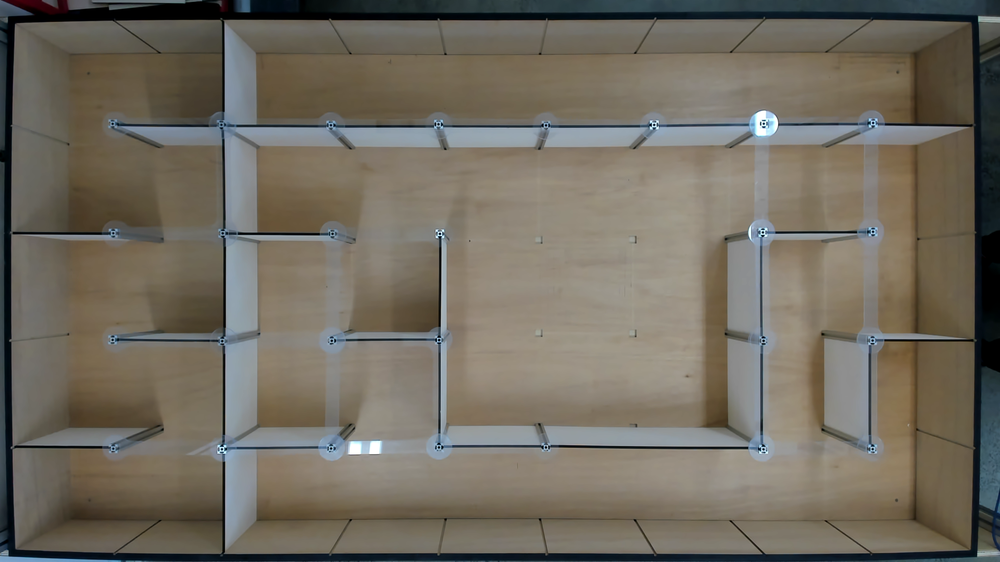
%> input picture Vision/maze1.png, 1000 x 562 px, shrunk from 1920 x 1080 before the run
$ octave Untitled.m   (GNU Octave 9; MATLAB toolbox functions it lacks are replaced by stand-ins)
%> lines starting %> are read from the running program, lines starting %| are printed output that depends on the picture; in (x1, y1, x2, y2) boxes, pixels count from 0 and x2, y2 are one past the last pixel; in counts of white or black regions, pixels touching at a corner belong together; the program's own positions count from 1
%> further down, I is the input picture: size 562x1000x3 uint8; mean R, G, B 113.3, 107.5, 96.1
### Vision/createMask.m
function [BW,maskedRGBImage] = createMask(RGB)
%createMask  Threshold RGB image using auto-generated code from colorThresholder app.
%  [BW,MASKEDRGBIMAGE] = createMask(RGB) thresholds image RGB using
%  auto-generated code from the colorThresholder app. The colorspace and
%  range for each channel of the colorspace were set within the app. The
%  segmentation mask is returned in BW, and a composite of the mask and
%  original RGB images is returned in maskedRGBImage.

% Auto-generated by colorThresholder app on 15-Jul-2019
%------------------------------------------------------


% Convert RGB image to chosen color space
I = rgb2hsv(RGB);
%> I: size 562x1000x3 double; mean H, S, V 0.191, 0.235, 0.458

% Define thresholds for channel 1 based on histogram settings
channel1Min = 0.000;
channel1Max = 1.000;

% Define thresholds for channel 2 based on histogram settings
channel2Min = 0.000;
channel2Max = 0.070;

% Define thresholds for channel 3 based on histogram settings
channel3Min = 0.000;
channel3Max = 1.000;

% Create mask based on chosen histogram thresholds
sliderBW = (I(:,:,1) >= channel1Min ) & (I(:,:,1) <= channel1Max) & ...
    (I(:,:,2) >= channel2Min ) & (I(:,:,2) <= channel2Max) & ...
    (I(:,:,3) >= channel3Min ) & (I(:,:,3) <= channel3Max);
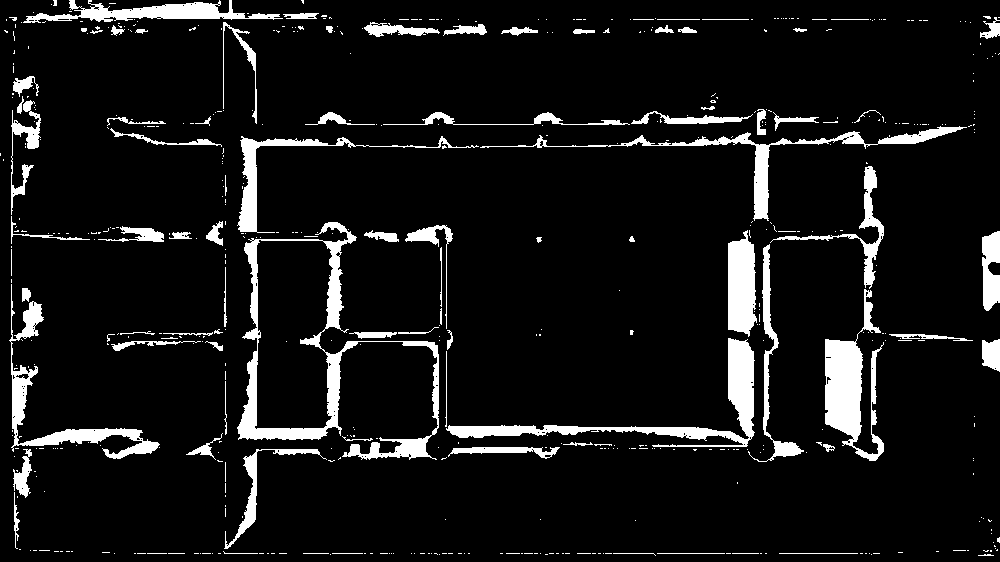
%> sliderBW: size 562x1000 logical; 8.5% white; 545 white regions (455 under 20 px), largest, box (x1, y1, x2, y2) and area: (237, 222, 439, 460) 6869, (446, 338, 755, 447) 4561, (825, 289, 884, 461) 4296
BW = sliderBW;

% Initialize output masked image based on input image.
maskedRGBImage = RGB;

% Set background pixels where BW is false to zero.
maskedRGBImage(repmat(~BW,[1 1 3])) = 0;
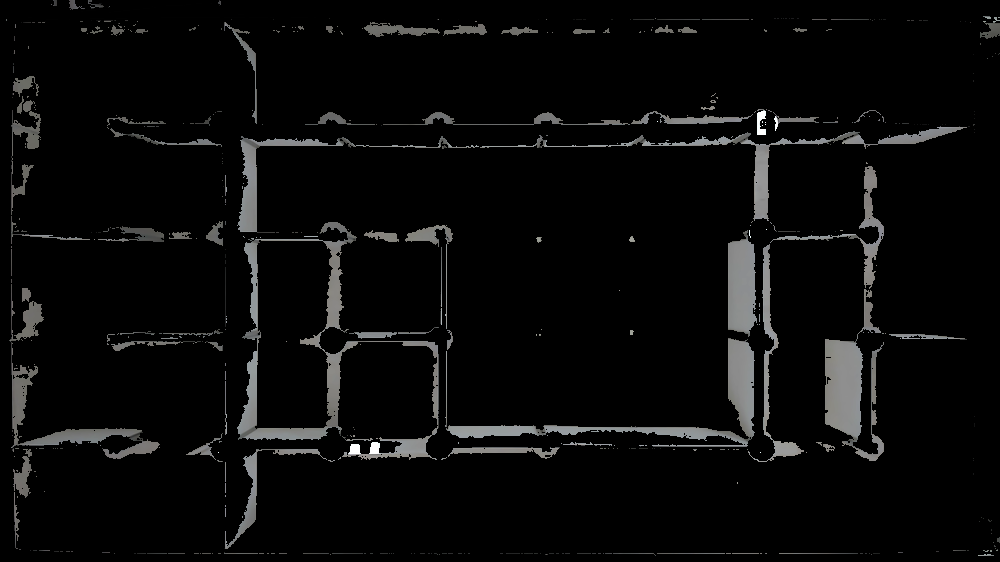
%> maskedRGBImage: size 562x1000x3 uint8; mean R, G, B 9.9, 10, 9.9

end

### Vision/Untitled.m
I = imread("maze1.png");

% I = rgb2gray(I);
[BW,maskedRGBImage] = createMask(I);
% I = bwareafilt()
% BW = imfill(BW, 'holes');
element = strel('disk', 14);
BW = imclose(BW, element);
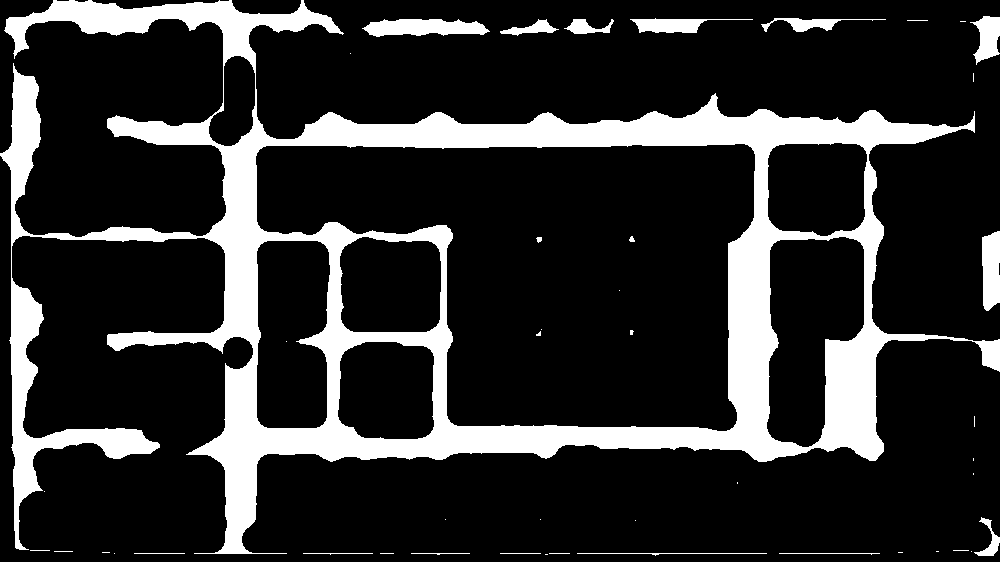
%> BW: size 562x1000 logical; 18.4% white; 45 white regions (25 under 20 px), largest, box (x1, y1, x2, y2) and area: (0, 0, 1000, 554) 96115, (362, 19, 490, 37) 1653, (982, 231, 1000, 311) 1263
% imGray = 255*uint8(BW);
BW = bwmorph(BW, 'skel', Inf);
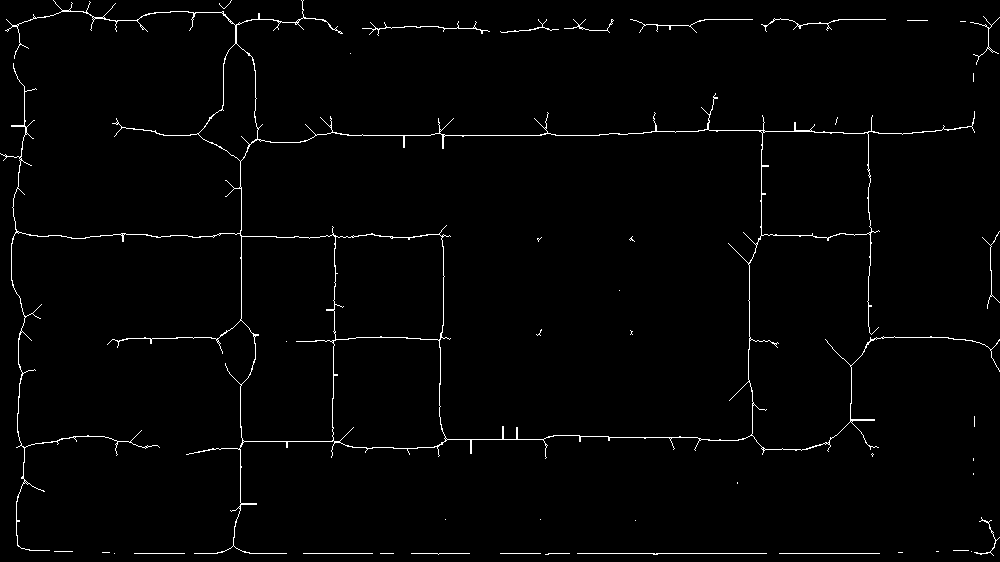
%> BW: size 562x1000 logical; 1.6% white in thin lines or dots
BW = bwmorph(BW, 'spur', 20);
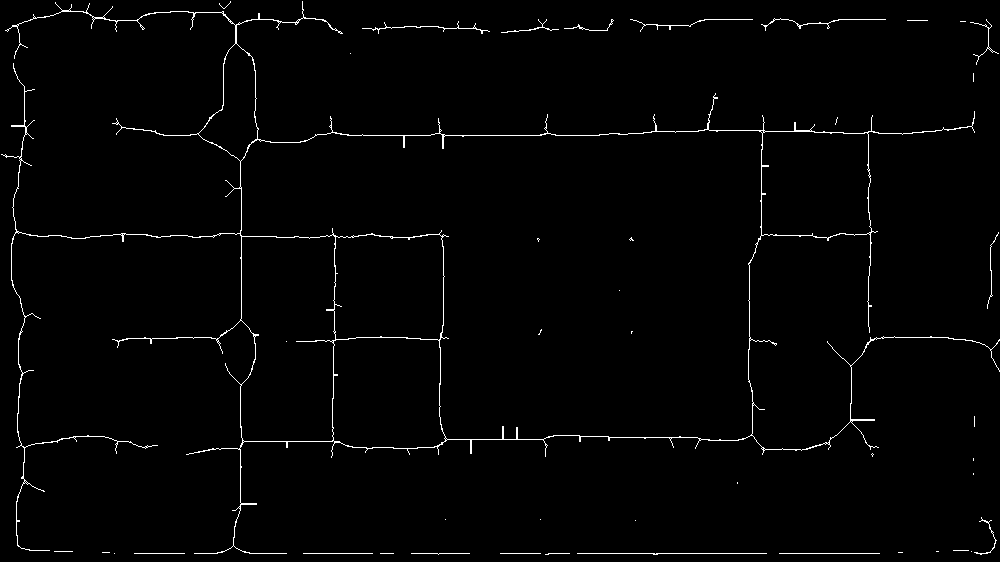
%> BW: size 562x1000 logical; 1.5% white in thin lines or dots
imshowpair(I, BW, 'montage');
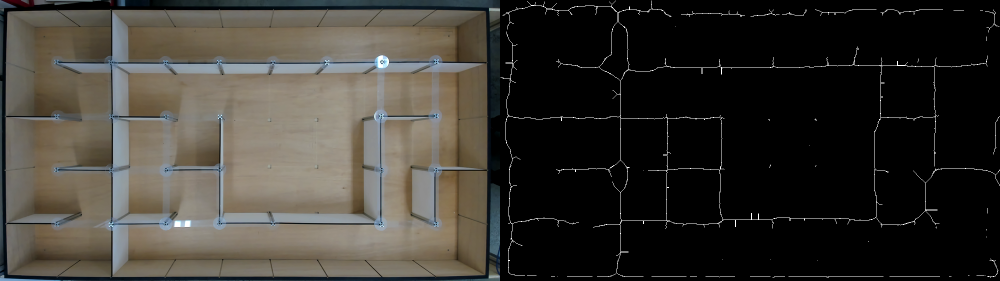
%> displayed picture: size 562x2000x3, on the screen's scale of 0 to 255 (shown at 1/2 size); mean R, G, B 58.6, 55.7, 50

$ run again, with Vision/houghlines5.jpg saved as Vision/maze1.png
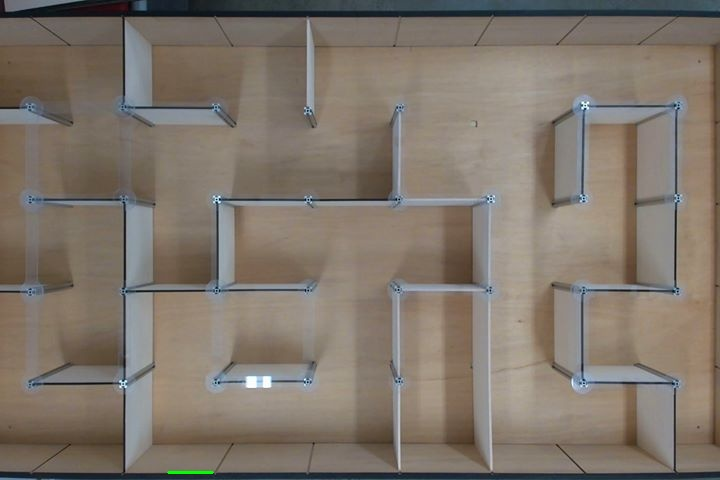
%> input picture Vision/houghlines5.jpg, 720 x 480 px
%> I is the input picture: size 480x720x3 uint8; mean R, G, B 127.2, 117.6, 107.4
%> I: size 480x720x3 double; mean H, S, V 0.164, 0.198, 0.508
%> in createMask, `sliderBW = (I(:,:,1) >= channel1Min ) & (I(:,:,1) <= channel1Max) & (I..`:
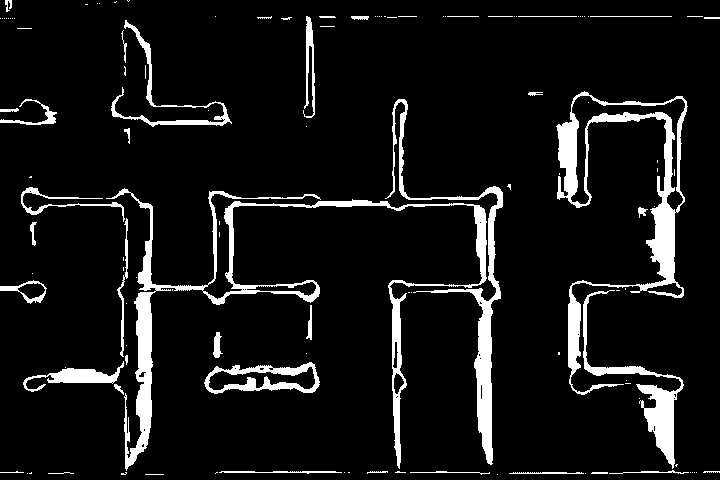
%> sliderBW: size 480x720 logical; 8.3% white; 120 white regions (80 under 20 px), largest, box (x1, y1, x2, y2) and area: (106, 188, 487, 471) 8051, (556, 91, 688, 395) 6600, (385, 99, 503, 465) 3960
%> `imshowpair(I, BW, 'montage');`:
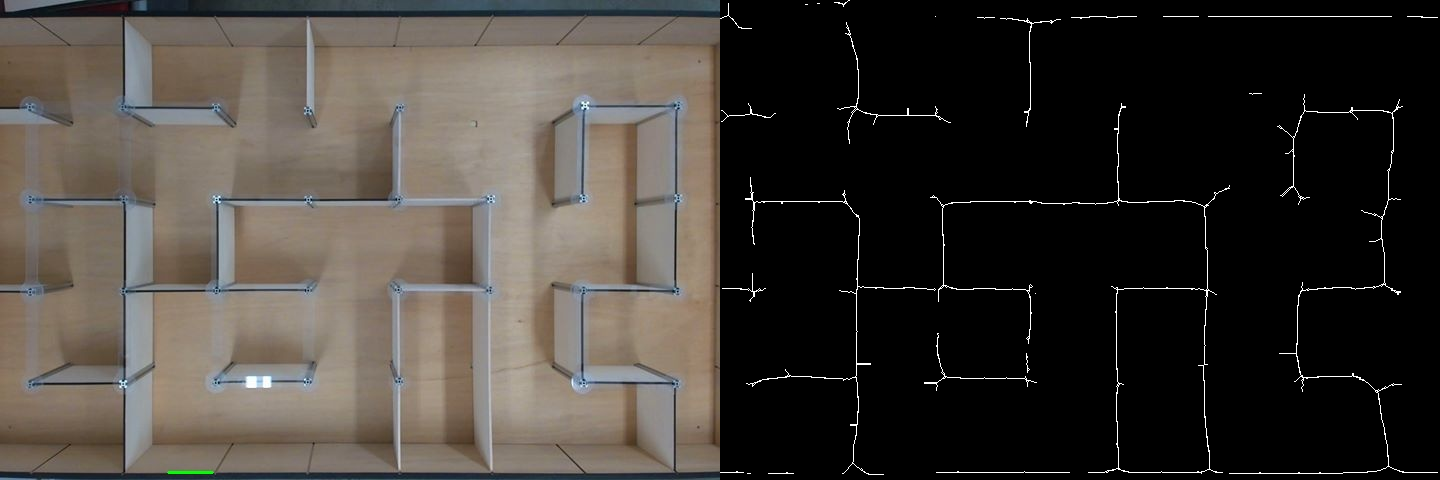
%> displayed picture: size 480x1440x3, on the screen's scale of 0 to 255; mean R, G, B 65.5, 60.7, 55.6
